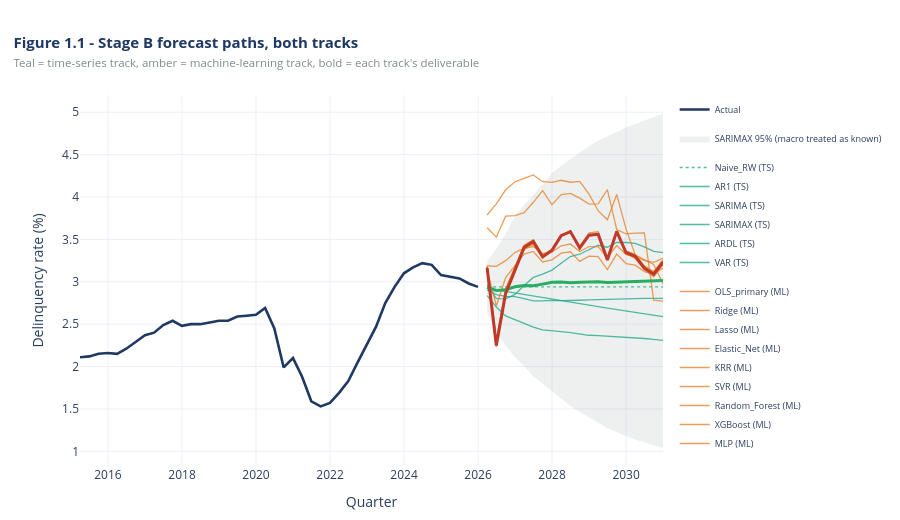

Here is the notebook cell this chart was saved with:
### Code cell
# 1.1 - Figure 1.1 forecast paths, both tracks
fig = go.Figure()
if hist is not None:
    h = hist[hist.index >= '2015-01-01']
    fig.add_trace(go.Scatter(x=h.index, y=h.values, mode='lines', name='Actual',
                             line=dict(color=NAVY, width=2.6)))
fig.add_trace(go.Scatter(
    x=list(ts_fcst.index) + list(ts_fcst.index[::-1]),
    y=list(ts_fcst['TS_SARIMAX_hi95']) + list(ts_fcst['TS_SARIMAX_lo95'][::-1]),
    fill='toself', fillcolor='rgba(127,140,141,0.13)', line=dict(width=0),
    hoverinfo='skip', name='SARIMAX 95% (macro treated as known)'))
for c in TS_MODELS:
    fig.add_trace(go.Scatter(x=ts_fcst.index, y=ts_fcst[c], mode='lines',
                             name=c.replace('TS_', '') + ' (TS)',
                             line=dict(color=TEAL, width=1.3,
                                       dash='dot' if 'Naive' in c else 'solid'),
                             opacity=0.75, legendgroup='TS'))
for c in ML_MODELS:
    fig.add_trace(go.Scatter(x=ml_fcst.index, y=ml_fcst[c], mode='lines',
                             name=c.replace('ML_', '') + ' (ML)',
                             line=dict(color=AMBER, width=1.3), opacity=0.75,
                             legendgroup='ML'))
fig.add_trace(go.Scatter(x=ts_fcst.index, y=ts_fcst['TS_SARIMAX'], mode='lines',
                         name='SARIMAX (TS deliverable)',
                         line=dict(color=GREEN, width=3.0)))
fig.add_trace(go.Scatter(x=ml_fcst.index, y=ml_fcst['ML_OLS_primary'], mode='lines',
                         name='OLS (ML deliverable)', line=dict(color=RED, width=3.0)))
fig.update_layout(
    title=dict(text='<b>Figure 1.1 - Stage B forecast paths, both tracks</b>'
                    f'<br><span style="font-size:11.5px;color:{GREY}">'
                    'Teal = time-series track, amber = machine-learning track, '
                    'bold = each track\'s deliverable</span>',
               font=dict(size=15, color=NAVY), x=0.015, xanchor='left'),
    template=TEMPLATE, height=520, xaxis_title='Quarter',
    yaxis_title='Delinquency rate (%)',
    legend=dict(font=dict(size=9)), margin=dict(t=95, b=45))
fig.show()
